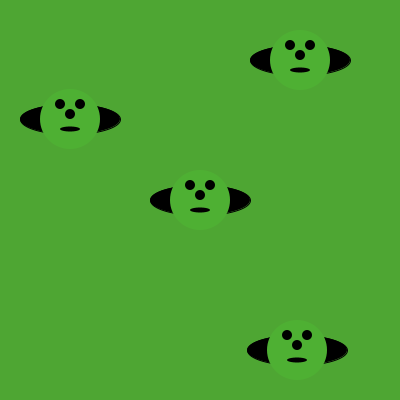
Frame 1 (no input)
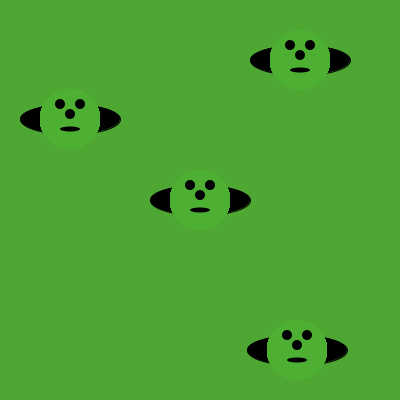
Frame 60 (the mouse pressed at the canvas centre just before this capture)
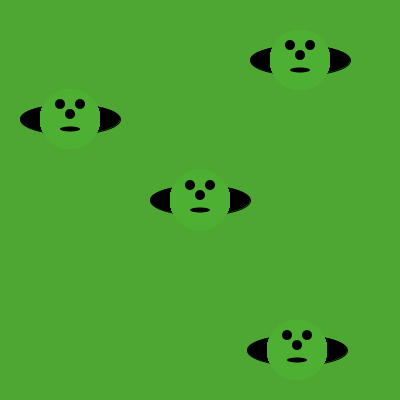
Frame 120 (the mouse held since frame 60 and released just before this capture)

The Processing sketch that drew these frames (run headless with seeded random() and noise(); from frame 60 on, the mouse is pressed at the canvas centre):

// Processing sketch: Moleholes
// ── Moleholes.pde
void draw() {
  /* Use the method below to put moles in the holes. */
drawMole(200,200);
drawMole(70,119);
drawMole(300,60);
drawMole(297,350);
}

void drawMole(int moleX, int moleY) {
  noStroke();
  //fill(125, 93, 43);
  fill(78,176,51);
  ellipse(moleX, moleY, 60, 60); // face
  //fill(255, 237, 209);
  
  ellipse(moleX, moleY+10, 33, 28); 
  fill(0, 0, 0);
  ellipse(moleX-10, moleY-15, 10, 10); // eyes
  ellipse(moleX+10, moleY-15, 10, 10);
  ellipse(moleX, moleY-5, 10, 10); // nose
  ellipse(moleX, moleY+10, 20, 5); // mouth
}

void setup() {
  size(400, 400);
  background(78, 166, 51); // green grass
  fill(0, 0, 0);
  ellipse(200, 200, 100, 30); // holes!
  ellipse(70, 119, 100, 30);
  ellipse(300, 60, 100, 30);
  ellipse(297, 350, 100, 30);
}
